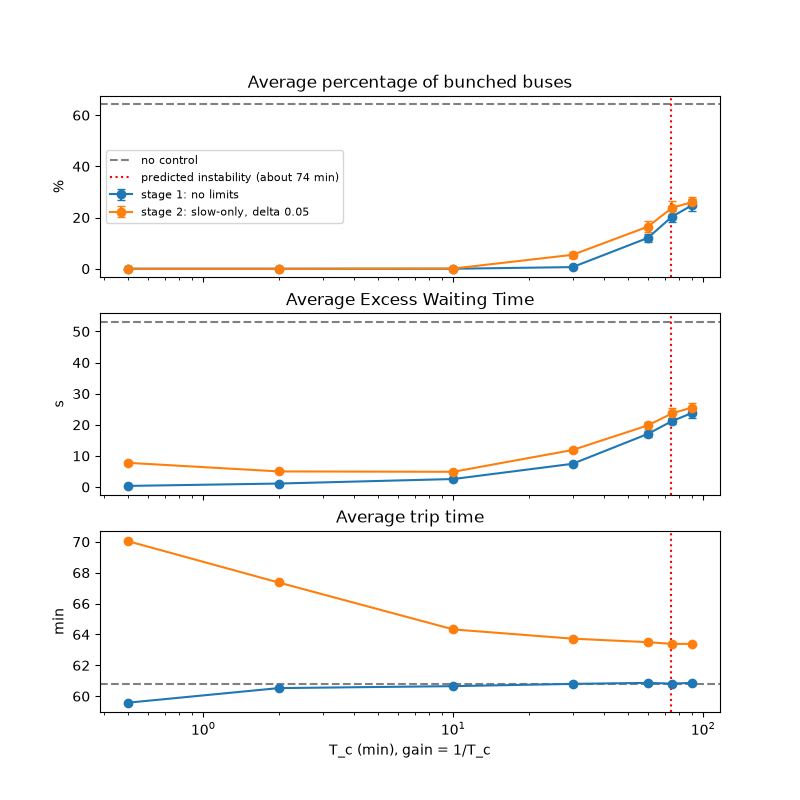

Python code for this plot:
import numpy as np
import matplotlib.pyplot as plt
from batch import run_batch
from controlFunction import make_controller

RUN_COUNT = 100

# T_c (s): gain alpha = 1/T_c. Predicted stable window at a 10 s control period:
# about 25 s (delay limit) to about 74 min (boarding-instability limit); see CLAUDE.md.
T_C = [30, 120, 600, 1800, 3600, 4500, 5400]

STAGES = {
    "stage 1: no limits": dict(),
    "stage 2: slow-only, delta 0.05": dict(delta=0.05, r_max=1.0, r_min=0.5),
}

if __name__ == "__main__":
    baseline = run_batch(RUN_COUNT)
    results = {name: [run_batch(RUN_COUNT, controller=make_controller(T_c=T_c, **params))
                      for T_c in T_C]
               for name, params in STAGES.items()}

    fig, axs = plt.subplots(nrows=3, figsize=(8, 8), sharex=True)
    for ax, key, title, unit in zip(axs, ("prob", "ewt", "trip"),
                                    ("Average percentage of bunched buses", "Average Excess Waiting Time", "Average trip time"),
                                    ("%", "s", "min")):
        for name, res in results.items():
            ax.errorbar(np.array(T_C) / 60, [r[key] for r in res], yerr=[r[key + "_ci"] for r in res],
                        marker='o', capsize=3, label=name)
        ax.axhline(baseline[key], color='grey', linestyle='--', label='no control')
        ax.axvline(74, color='red', linestyle=':', label='predicted instability (about 74 min)')
        ax.set(title=title, ylabel=unit)
    axs[0].legend(fontsize=8)
    axs[2].set(xscale='log', xlabel='T_c (min), gain = 1/T_c')
    fig.savefig('tc_sweep.png')
    plt.show()
